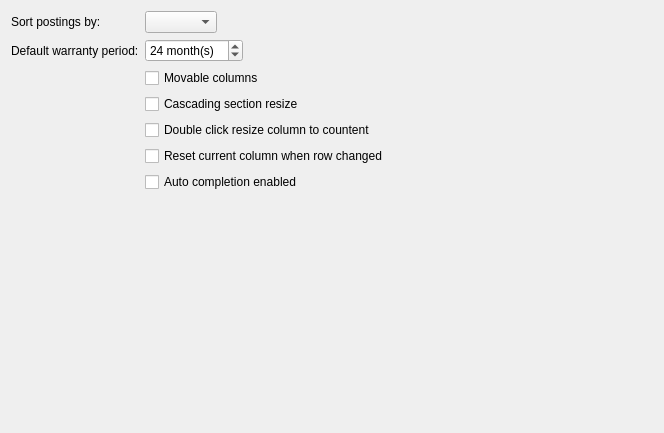
<?xml version="1.0" encoding="UTF-8"?>
<ui version="4.0">
 <author>Stefan Böhmann</author>
 <class>PreferencesAccountTableConfigPage</class>
 <widget class="QWidget" name="PreferencesAccountTableConfigPage">
  <property name="geometry">
   <rect>
    <x>0</x>
    <y>0</y>
    <width>664</width>
    <height>433</height>
   </rect>
  </property>
  <property name="windowTitle">
   <string/>
  </property>
  <layout class="QFormLayout" name="formLayout">
   <property name="fieldGrowthPolicy">
    <enum>QFormLayout::ExpandingFieldsGrow</enum>
   </property>
   <item row="0" column="0">
    <widget class="QLabel" name="label_4">
     <property name="text">
      <string>Sort postings by:</string>
     </property>
    </widget>
   </item>
   <item row="0" column="1">
    <widget class="QComboBox" name="sortPostingsBy"/>
   </item>
   <item row="1" column="0">
    <widget class="QLabel" name="label">
     <property name="text">
      <string>Default warranty period:</string>
     </property>
    </widget>
   </item>
   <item row="1" column="1">
    <widget class="QSpinBox" name="defaultWarrantyPeriod">
     <property name="suffix">
      <string> month(s)</string>
     </property>
     <property name="minimum">
      <number>1</number>
     </property>
     <property name="maximum">
      <number>960</number>
     </property>
     <property name="value">
      <number>24</number>
     </property>
    </widget>
   </item>
   <item row="2" column="1">
    <widget class="QCheckBox" name="movableColumns">
     <property name="text">
      <string>Movable columns</string>
     </property>
    </widget>
   </item>
   <item row="3" column="1">
    <widget class="QCheckBox" name="cascadingSectionResize">
     <property name="text">
      <string>Cascading section resize</string>
     </property>
    </widget>
   </item>
   <item row="4" column="1">
    <widget class="QCheckBox" name="doubleClickResizeColumnToContent">
     <property name="text">
      <string>Double click resize column to countent</string>
     </property>
    </widget>
   </item>
   <item row="5" column="1">
    <widget class="QCheckBox" name="resetCurrentColumnOnRowChanged">
     <property name="text">
      <string>Reset current column when row changed</string>
     </property>
    </widget>
   </item>
   <item row="6" column="1">
    <widget class="QCheckBox" name="autoCompletionEnabled">
     <property name="text">
      <string>Auto completion enabled</string>
     </property>
    </widget>
   </item>
  </layout>
 </widget>
 <resources/>
 <connections/>
</ui>
